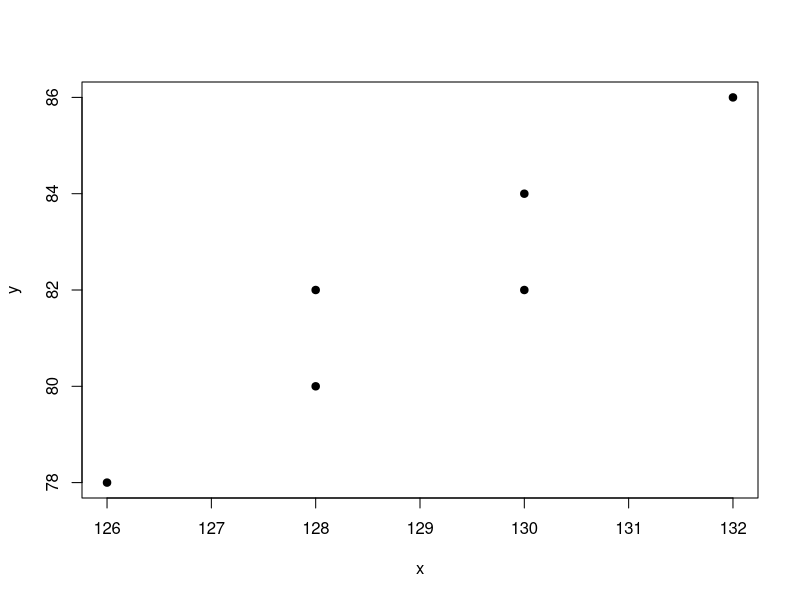
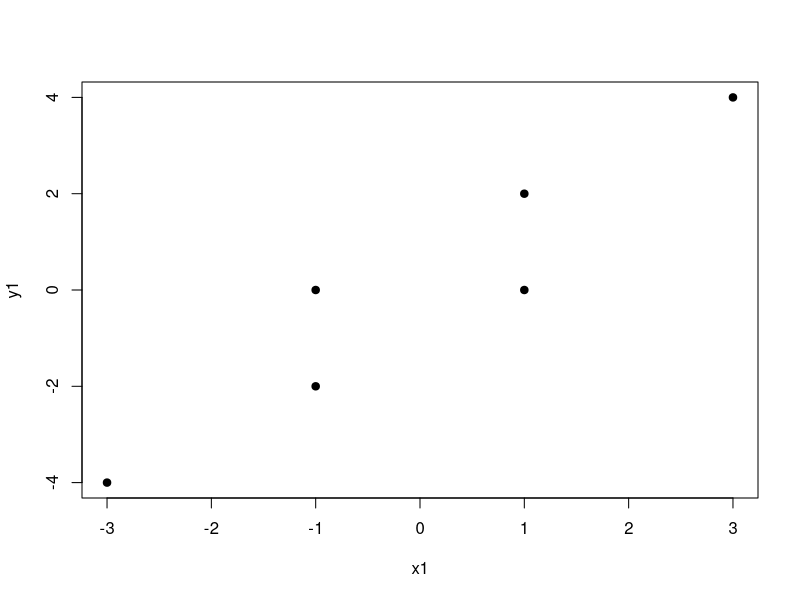
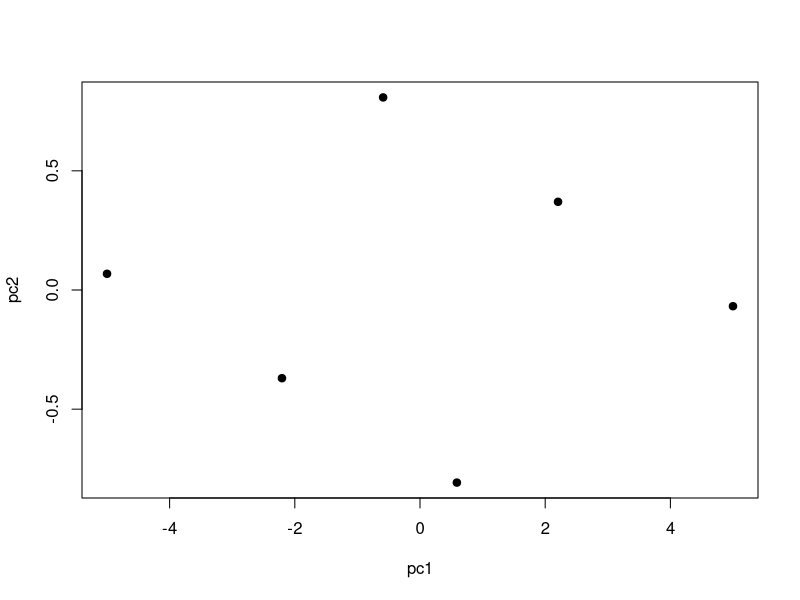
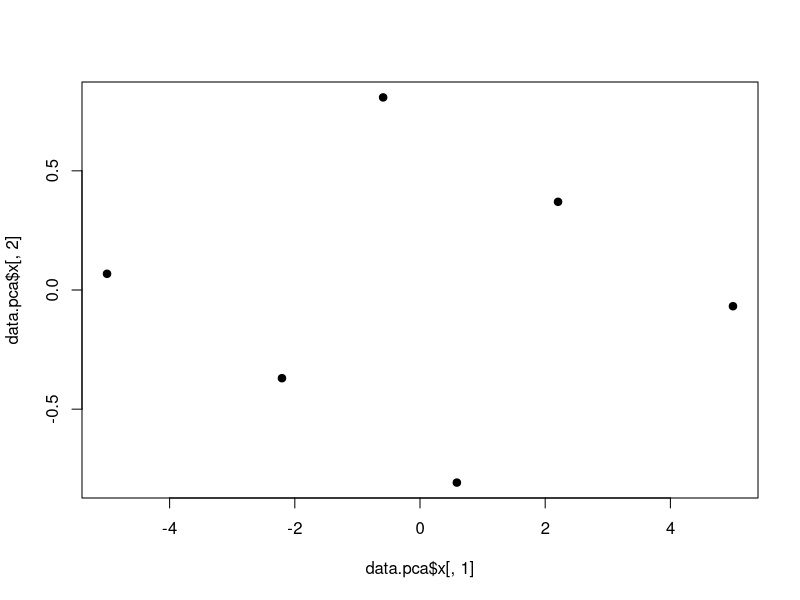

Recreate these plots in R, in order.
# Problem – 1: PCA
  
SBP <- c(126, 128, 128, 130, 130, 132)
DBP <- c(78, 80, 82, 82, 84, 86)

# Rename

x <- SBP; y <- DBP

plot(x, y, pch = 19)

S <- matrix(c(cov(x, x), cov(x, y), cov(y, x), cov(y, y)),
            nrow=2, ncol=2, byrow=TRUE,
            dimnames= list(c("x","y"), c("x","y")))

S

a <- eigen(S)

a

# Centered the data

x1 <- x - mean(x)

x1

summary(x1)

y1 <- y - mean(y)

y1

summary(y1)

plot(x1, y1, pch = 19)

# The next step is to calculate the covariance matrix

cov(x1, x1)

cov(y1, y1)

cov(x1, y1)

m <- matrix(c(cov(x1, x1), cov(x1, y1), cov(y1, x1),
              cov(y1, y1)),
            nrow=2, ncol=2, byrow=TRUE,
            
            dimnames= list(c("x","y"),c("x","y")))

m


# Next we need to find the eigenvector and eigenvalues of the covariance matrix

e <- eigen(m)

e

e$values/sum(e$values)

# eigen() decomposition

# $values

# $vectors

#The largest eigenvalue is the first principal component; we multiply the standardized values to the first eigenvector, which is stored in e$vectors[,1].

pc1 <- x1 * e$vectors[1,1] + y1 * e$vectors[2,1]

pc1

pc2 <- x1 * e$vectors[1,2] + y1 * e$vectors[2,2]

pc2


Z <- data.frame(PC1 = pc1, PC2 = pc2)

plot(pc1, pc2, pch = 19)

cov.pc <- matrix(c(cov(pc1, pc1), cov(pc1, pc2),
                   
                   cov(pc2, pc1), cov(pc2, pc2)),
                 
                 nrow=2, ncol=2, byrow=TRUE,
                 
                 dimnames= list(c("pc1","pc2"), c("pc1","pc2")))

cov.pc

# Now to perform PCA using the prcomp() function.

data <- data.frame(x,y)

data.pca <- prcomp(data)

data.pca

names(data.pca)

data.pca$x

plot(data.pca$x[,1], data.pca$x[,2], pch = 19)

# The sign is meaningless here. It’s just chosen at random at the beginning.

# It does not change the relationship.
